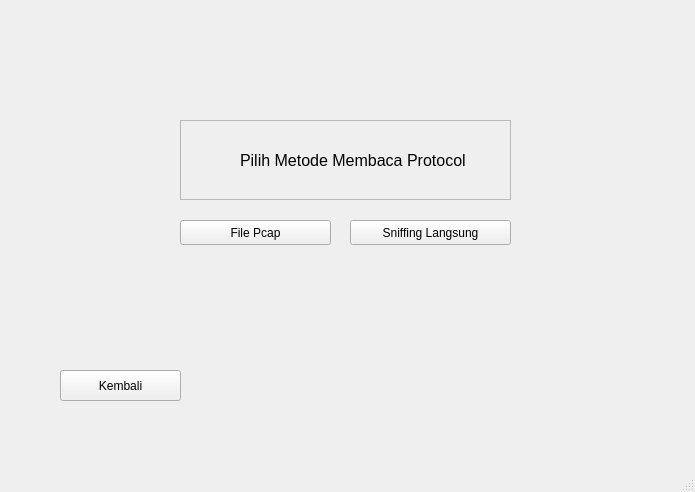
<?xml version="1.0" encoding="UTF-8"?>
<ui version="4.0">
 <class>lalulintas_type</class>
 <widget class="QMainWindow" name="lalulintas_type">
  <property name="geometry">
   <rect>
    <x>0</x>
    <y>0</y>
    <width>695</width>
    <height>492</height>
   </rect>
  </property>
  <property name="windowTitle">
   <string>Pilih Metode Membaca Lalu Lintas</string>
  </property>
  <widget class="QWidget" name="centralwidget">
   <widget class="QPushButton" name="file_pcap">
    <property name="geometry">
     <rect>
      <x>180</x>
      <y>220</y>
      <width>151</width>
      <height>25</height>
     </rect>
    </property>
    <property name="text">
     <string>File Pcap</string>
    </property>
   </widget>
   <widget class="QPushButton" name="sniffing_langsung">
    <property name="geometry">
     <rect>
      <x>350</x>
      <y>220</y>
      <width>161</width>
      <height>25</height>
     </rect>
    </property>
    <property name="text">
     <string>Sniffing Langsung</string>
    </property>
   </widget>
   <widget class="QFrame" name="frame">
    <property name="geometry">
     <rect>
      <x>180</x>
      <y>120</y>
      <width>331</width>
      <height>80</height>
     </rect>
    </property>
    <property name="frameShape">
     <enum>QFrame::StyledPanel</enum>
    </property>
    <property name="frameShadow">
     <enum>QFrame::Raised</enum>
    </property>
    <widget class="QLabel" name="label_pilih">
     <property name="geometry">
      <rect>
       <x>60</x>
       <y>20</y>
       <width>251</width>
       <height>41</height>
      </rect>
     </property>
     <property name="font">
      <font>
       <pointsize>12</pointsize>
      </font>
     </property>
     <property name="text">
      <string>Pilih Metode Membaca Protocol</string>
     </property>
    </widget>
   </widget>
   <widget class="QPushButton" name="kembali_btn">
    <property name="geometry">
     <rect>
      <x>60</x>
      <y>370</y>
      <width>121</width>
      <height>31</height>
     </rect>
    </property>
    <property name="text">
     <string>Kembali</string>
    </property>
   </widget>
  </widget>
  <widget class="QMenuBar" name="menubar">
   <property name="geometry">
    <rect>
     <x>0</x>
     <y>0</y>
     <width>695</width>
     <height>21</height>
    </rect>
   </property>
  </widget>
  <widget class="QStatusBar" name="statusbar"/>
 </widget>
 <resources/>
 <connections/>
</ui>
